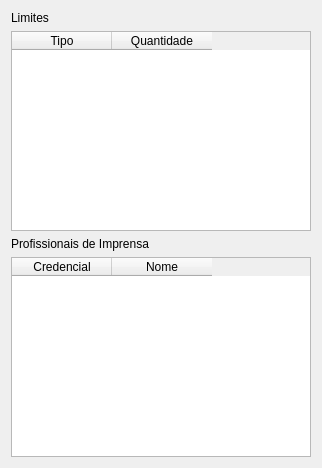
<?xml version="1.0" encoding="UTF-8"?>
<ui version="4.0">
 <class>Form</class>
 <widget class="QWidget" name="Form">
  <property name="geometry">
   <rect>
    <x>0</x>
    <y>0</y>
    <width>321</width>
    <height>468</height>
   </rect>
  </property>
  <property name="windowTitle">
   <string>Exibir informações do Orgão de Imprensa</string>
  </property>
  <layout class="QFormLayout" name="formLayout">
   <item row="0" column="0">
    <widget class="QLabel" name="label">
     <property name="text">
      <string>Limites</string>
     </property>
    </widget>
   </item>
   <item row="1" column="0">
    <widget class="QTableWidget" name="qlimites">
     <property name="minimumSize">
      <size>
       <width>300</width>
       <height>200</height>
      </size>
     </property>
     <column>
      <property name="text">
       <string>Tipo</string>
      </property>
     </column>
     <column>
      <property name="text">
       <string>Quantidade</string>
      </property>
     </column>
    </widget>
   </item>
   <item row="2" column="0">
    <widget class="QLabel" name="label_2">
     <property name="text">
      <string>Profissionais de Imprensa</string>
     </property>
    </widget>
   </item>
   <item row="3" column="0">
    <widget class="QTableWidget" name="qpi">
     <property name="minimumSize">
      <size>
       <width>300</width>
       <height>200</height>
      </size>
     </property>
     <column>
      <property name="text">
       <string>Credencial</string>
      </property>
     </column>
     <column>
      <property name="text">
       <string>Nome</string>
      </property>
     </column>
    </widget>
   </item>
  </layout>
 </widget>
 <resources/>
 <connections/>
</ui>
